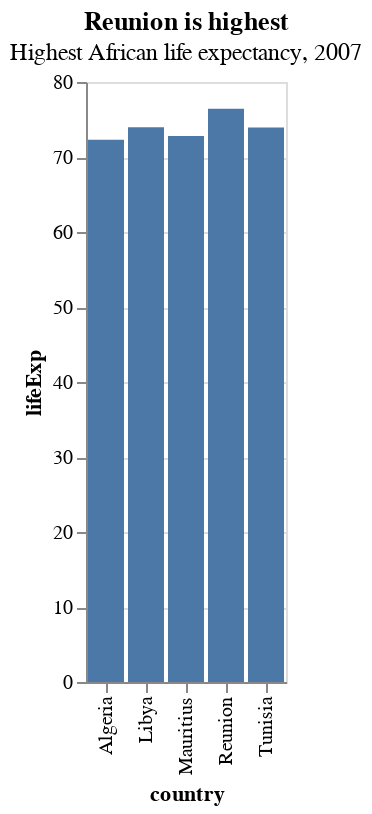

Notebook source saved alongside this figure:
### Code cell
bars_altair = (alt.Chart(bar_df).mark_bar().encode(
x='country',
y='lifeExp',
# color='country'
)
.properties(title={'text': 'Reunion is highest',
                   'subtitle': 'Highest African life expectancy, 2007'})
) 

bars_altair

### Figure 1 — Vega-Lite specification as saved in the notebook (floating-point values rounded to 4 significant figures)
{"config": {"view": {"continuousWidth": 400, "continuousHeight": 300}}, "data": {"name": "data-2c873659a10eb72379a7cf9f200ef3ca"}, "mark": "bar", "encoding": {"x": {"type": "nominal", "field": "country"}, "y": {"type": "quantitative", "field": "lifeExp"}}, "title": {"text": "Reunion is highest", "subtitle": "Highest African life expectancy, 2007"}, "$schema": "https://vega.github.io/schema/vega-lite/v4.0.2.json", "datasets": {"data-2c873659a10eb72379a7cf9f200ef3ca": [{"country": "Reunion", "continent": "Africa", "year": 2007, "lifeExp": 76.44, "pop": 798094, "gdpPercap": 7670.0}, {"country": "Libya", "continent": "Africa", "year": 2007, "lifeExp": 73.95, "pop": 6036914, "gdpPercap": 12060.0}, {"country": "Tunisia", "continent": "Africa", "year": 2007, "lifeExp": 73.92, "pop": 10276158, "gdpPercap": 7093.0}, {"country": "Mauritius", "continent": "Africa", "year": 2007, "lifeExp": 72.8, "pop": 1250882, "gdpPercap": 10960.0}, {"country": "Algeria", "continent": "Africa", "year": 2007, "lifeExp": 72.3, "pop": 33333216, "gdpPercap": 6223.0}]}}
